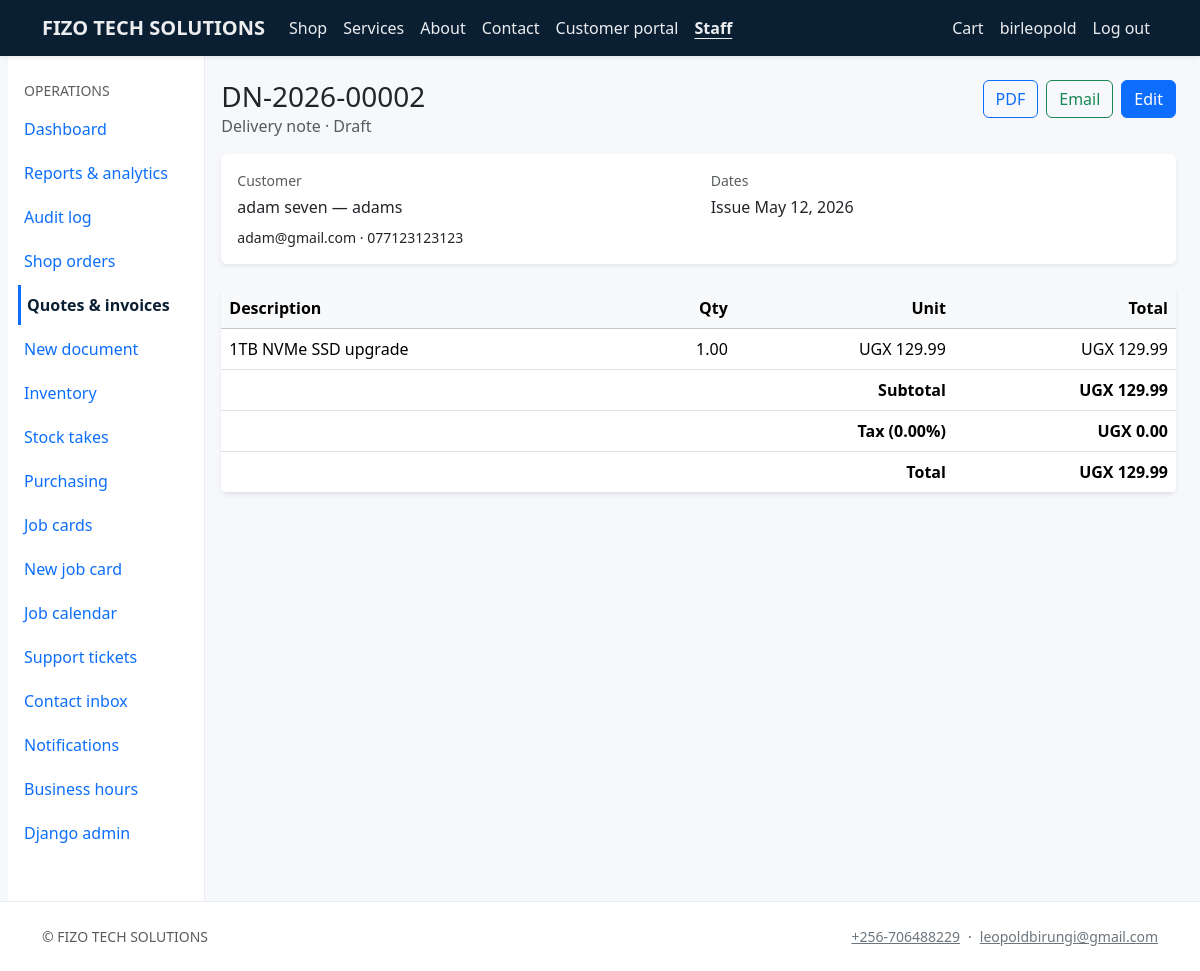
/staff/documents/9/view/ (signed in), run on the app's committed database.
### core/models.py (models this page shows, shortened)
class CompanySettings(models.Model):
    company_name = models.CharField(max_length=200, default="ALLTECH")
    legal_name = models.CharField(max_length=200, blank=True)
    tagline = models.CharField(max_length=300, blank=True)
    email = models.EmailField(blank=True)
    phone = models.CharField(max_length=64, blank=True)
    website = models.URLField(blank=True)
    address_line = models.CharField(max_length=255, blank=True)
    city = models.CharField(max_length=120, blank=True)
    region = models.CharField(max_length=120, blank=True)
    postal_code = models.CharField(max_length=32, blank=True)
    country = models.CharField(max_length=120, blank=True)
    tax_id = models.CharField(max_length=64, blank=True, verbose_name="Tax / VAT ID")
    bank_details = models.TextField(blank=True, help_text="Shown on invoices / proformas.")
    default_tax_rate = models.DecimalField(
        max_digits=5, decimal_places=2, default=0, help_text="Percentage, e.g. 15.00"
    )
    currency_code = models.CharField(max_length=8, default="UGX")
    logo = models.ImageField(upload_to="company/", blank=True, null=True)
    sla_low_hours = models.PositiveIntegerField(
        default=168, help_text="SLA target (hours) for Low priority work — default 1 week."
    )
    sla_normal_hours = models.PositiveIntegerField(
        default=72, help_text="SLA target (hours) for Normal priority — default 3 days."
    )
    sla_high_hours = models.PositiveIntegerField(
        default=24, help_text="SLA target (hours) for High priority — default 24h."
    )
    sla_urgent_hours = models.PositiveIntegerField(
        default=8, help_text="SLA target (hours) for Urgent priority — default 8h."
    )
    class Meta:
        verbose_name = "Company settings"
        verbose_name_plural = "Company settings"
    @classmethod
    def load(cls) -> "CompanySettings":
        obj, _ = cls.objects.get_or_create(pk=1)
        return obj

### billing/models.py (models this page shows, shortened)
class CommercialDocument(models.Model):
    TYPE_QUOTE = "quote"
    TYPE_PROFORMA = "proforma"
    TYPE_INVOICE = "invoice"
    TYPE_RECEIPT = "receipt"
    TYPE_DELIVERY_NOTE = "delivery_note"
    TYPE_DEMAND_NOTE = "demand_note"
    TYPE_CHOICES = [
        (TYPE_QUOTE, "Quotation"),
        (TYPE_PROFORMA, "Proforma invoice"),
        (TYPE_INVOICE, "Tax invoice"),
        (TYPE_RECEIPT, "Receipt"),
        (TYPE_DELIVERY_NOTE, "Delivery note"),
        (TYPE_DEMAND_NOTE, "Demand note"),
    ]
    STATUS_DRAFT = "draft"
    STATUS_ISSUED = "issued"
    STATUS_PARTIALLY_PAID = "partial"
    STATUS_PAID = "paid"
    STATUS_CANCELLED = "cancelled"
    STATUS_CHOICES = [
        (STATUS_DRAFT, "Draft"),
        (STATUS_ISSUED, "Issued"),
        (STATUS_PARTIALLY_PAID, "Partially paid"),
        (STATUS_PAID, "Paid"),
        (STATUS_CANCELLED, "Cancelled"),
    ]
    PREFIX = {
        TYPE_QUOTE: "QUO",
        TYPE_PROFORMA: "PRO",
        TYPE_INVOICE: "INV",
        TYPE_RECEIPT: "REC",
        TYPE_DELIVERY_NOTE: "DN",
        TYPE_DEMAND_NOTE: "DEM",
    }
    doc_type = models.CharField(max_length=16, choices=TYPE_CHOICES)
    number = models.CharField(max_length=32, unique=True, db_index=True)
    customer = models.ForeignKey(
        Customer, on_delete=models.PROTECT, related_name="documents"
    )
    status = models.CharField(
        max_length=16, choices=STATUS_CHOICES, default=STATUS_DRAFT
    )
    title = models.CharField(max_length=200, blank=True)
    issue_date = models.DateField(default=timezone.localdate)
    due_date = models.DateField(null=True, blank=True)
    notes = models.TextField(blank=True)
    terms = models.TextField(blank=True)
    subtotal = models.DecimalField(max_digits=14, decimal_places=2, default=Decimal("0"))
    tax_rate = models.DecimalField(max_digits=5, decimal_places=2, default=Decimal("0"))
    tax_amount = models.DecimalField(max_digits=14, decimal_places=2, default=Decimal("0"))
    total = models.DecimalField(max_digits=14, decimal_places=2, default=Decimal("0"))
    amount_paid = models.DecimalField(max_digits=14, decimal_places=2, default=Decimal("0"))
    order = models.ForeignKey(
        Order,
        on_delete=models.SET_NULL,
        null=True,
        blank=True,
        related_name="documents",
    )
    source_document = models.ForeignKey(
        "self",
        on_delete=models.SET_NULL,
        null=True,
        blank=True,
        related_name="derived_documents",
    )
    created_by = models.ForeignKey(
        settings.AUTH_USER_MODEL,
        on_delete=models.SET_NULL,
        null=True,
        blank=True,
        related_name="documents_authored",
    )
    created_at = models.DateTimeField(auto_now_add=True)
    updated_at = models.DateTimeField(auto_now=True)
    quote_requires_internal_approval = models.BooleanField(
        default=False,
        help_text="If set, staff must approve this quotation before converting to proforma or invoice.",
    )
    quote_internally_approved = models.BooleanField(default=False)
    quote_approved_by = models.ForeignKey(
        settings.AUTH_USER_MODEL,
        on_delete=models.SET_NULL,
        null=True,
        blank=True,
        related_name="quotes_internally_approved",
    )
    quote_approved_at = models.DateTimeField(null=True, blank=True)
    quote_requires_customer_acceptance = models.BooleanField(
        default=False,
        help_text="Customer must accept via the secure link before converting this quote.",
    )
    quote_customer_token = models.UUIDField(
        null=True,
        blank=True,
        unique=True,
        editable=False,
        db_index=True,
    )
    quote_customer_accepted = models.BooleanField(
        null=True,
        blank=True,
        help_text="Null = awaiting response, True = accepted, False = declined.",
    )
    quote_customer_responded_at = models.DateTimeField(null=True, blank=True)
    quote_customer_signature_name = models.CharField(max_length=200, blank=True)
    quote_customer_decline_reason = models.CharField(max_length=500, blank=True)
    last_payment_reminder_sent = models.DateTimeField(
        null=True,
        blank=True,
        help_text="Last time an automated due-date reminder email was sent for this document.",
    )
    class Meta:
        ordering = ["-issue_date", "-id"]
    @property
    def customer_quote_pending(self) -> bool:
        return (
            self.doc_type == self.TYPE_QUOTE
            and self.quote_requires_customer_acceptance
            and self.quote_customer_accepted is None
        )

class CommercialLine(models.Model):
    document = models.ForeignKey(
        CommercialDocument, on_delete=models.CASCADE, related_name="lines"
    )
    product = models.ForeignKey(
        "catalog.Product",
        on_delete=models.SET_NULL,
        null=True,
        blank=True,
        related_name="commercial_lines",
    )
    product_variant = models.ForeignKey(
        "catalog.ProductVariant",
        on_delete=models.SET_NULL,
        null=True,
        blank=True,
        related_name="commercial_lines",
    )
    description = models.CharField(max_length=400)
    quantity = models.DecimalField(max_digits=12, decimal_places=2, default=Decimal("1"))
    unit_price = models.DecimalField(max_digits=12, decimal_places=2)
    class Meta:
        ordering = ["id"]
    @property
    def line_total(self) -> Decimal:
        return (self.quantity * self.unit_price).quantize(Decimal("0.01"))

### crm/models.py (models this page shows, shortened)
class Customer(models.Model):
    name = models.CharField(max_length=200)
    company_name = models.CharField(max_length=200, blank=True)
    email = models.EmailField()
    phone = models.CharField(max_length=64, blank=True)
    tax_reference = models.CharField(max_length=120, blank=True)
    notes = models.TextField(blank=True)
    user = models.OneToOneField(
        settings.AUTH_USER_MODEL,
        on_delete=models.SET_NULL,
        null=True,
        blank=True,
        related_name="customer_profile",
    )
    created_at = models.DateTimeField(auto_now_add=True)
    updated_at = models.DateTimeField(auto_now=True)
    class Meta:
        ordering = ["name"]

### billing/views.py (the view)
class CommercialDocumentDetailView(StaffRequiredMixin, DetailView):
    model = CommercialDocument
    template_name = "billing/document_detail.html"
    context_object_name = "document"
    def get_queryset(self):
        return CommercialDocument.objects.select_related("customer").prefetch_related(
            "lines__product",
            "lines__product_variant",
            "payments__recorded_by",
        )
    def get_context_data(self, **kwargs):
        ctx = super().get_context_data(**kwargs)
        doc = self.object
        show_pay = doc.doc_type in (
            CommercialDocument.TYPE_INVOICE,
            CommercialDocument.TYPE_PROFORMA,
        ) and doc.status != CommercialDocument.STATUS_CANCELLED
        ctx["show_payment_form"] = show_pay and doc.balance_due > 0
        ctx["payment_form"] = PaymentRecordForm()
        ctx["payment_history"] = doc.payments.all()
        ctx["quote_approval_pending"] = (
            doc.doc_type == CommercialDocument.TYPE_QUOTE
            and doc.quote_requires_internal_approval
            and not doc.quote_internally_approved
        )
        ctx["quote_approval_complete"] = (
            doc.doc_type == CommercialDocument.TYPE_QUOTE
            and doc.quote_requires_internal_approval
            and doc.quote_internally_approved
        )
        if doc.doc_type == CommercialDocument.TYPE_QUOTE and doc.quote_customer_token:
            ctx["quote_customer_url"] = request.build_absolute_uri(
                reverse("quote_customer_portal", kwargs={"token": doc.quote_customer_token})
            )
        ctx["quote_customer_pending"] = doc.customer_quote_pending
        ctx["quote_customer_accepted"] = doc.quote_customer_accepted is True
        ctx["quote_customer_declined"] = doc.quote_customer_accepted is False
        return ctx

### templates/billing/document_detail.html (shortened to what this page needs)
{% extends "staff_base.html" %}
{% block staff_content %}
<div class="d-flex justify-content-between align-items-start flex-wrap gap-2 mb-3">
  <div>
    <h1 class="h3 mb-0">{{ document.number }}</h1>
    <p class="text-muted mb-0">{{ document.get_doc_type_display }} · {{ document.get_status_display }}</p>
  </div>
  <div class="d-flex flex-wrap gap-2">
    <a class="btn btn-outline-primary" href="{% url 'staff_document_pdf' document.pk %}" target="_blank" rel="noopener noreferrer" aria-label="Open document PDF in a new tab">PDF</a>
    <a class="btn btn-outline-success" href="{% url 'staff_email_document' document.pk %}">Email</a>
    <a class="btn btn-primary" href="{% url 'staff_document_edit' document.pk %}">Edit</a>
  </div>
</div>
<div class="card border-0 shadow-sm mb-4">
  <div class="card-body row">
    <div class="col-md-6">
      <p class="small text-muted mb-1">Customer</p>
      <p class="mb-2">{{ document.customer.name }}{% if document.customer.company_name %} — {{ document.customer.company_name }}{% endif %}</p>
      <p class="small mb-0">{{ document.customer.email }}{% if document.customer.phone %} · {{ document.customer.phone }}{% endif %}</p>
    </div>
    <div class="col-md-6">
      <p class="small text-muted mb-1">Dates</p>
      <p class="mb-1">Issue {{ document.issue_date }}{% if document.due_date %} · Due {{ document.due_date }}{% endif %}</p>
    </div>
  </div>
</div>
<div class="table-responsive card border-0 shadow-sm">
  <table class="table mb-0">
    <thead class="table-light"><tr><th>Description</th><th class="text-end">Qty</th><th class="text-end">Unit</th><th class="text-end">Total</th></tr></thead>
    <tbody>
      {% for line in document.lines.all %}
      <tr>
        <td>{{ line.description }}</td>
        <td class="text-end">{{ line.quantity }}</td>
        <td class="text-end">{{ company.currency_code }} {{ line.unit_price|floatformat:2 }}</td>
        <td class="text-end">{{ company.currency_code }} {{ line.line_total|floatformat:2 }}</td>
      </tr>
      {% endfor %}
    </tbody>
    <tfoot>
      <tr><th colspan="3" class="text-end">Subtotal</th><th class="text-end">{{ company.currency_code }} {{ document.subtotal|floatformat:2 }}</th></tr>
      <tr><th colspan="3" class="text-end">Tax ({{ document.tax_rate }}%)</th><th class="text-end">{{ company.currency_code }} {{ document.tax_amount|floatformat:2 }}</th></tr>
      <tr><th colspan="3" class="text-end">Total</th><th class="text-end">{{ company.currency_code }} {{ document.total|floatformat:2 }}</th></tr>
    </tfoot>
  </table>
</div>
{% endblock %}

### templates/base.html (shortened to what this page needs)
{% load static %}
<!DOCTYPE html>
<html lang="en">
<head>
  <link href="https://cdn.jsdelivr.net/npm/bootstrap@5.3.3/dist/css/bootstrap.min.css" rel="stylesheet">
  <link href="https://cdn.jsdelivr.net/npm/bootstrap-icons@1.11.3/font/bootstrap-icons.min.css" rel="stylesheet">
  <link href="{% static 'css/site.css' %}" rel="stylesheet">
</head>
<body class="d-flex flex-column min-vh-100 site-body">
  <header>
  {% with u=resolve_url_name %}
  <nav class="navbar navbar-expand-lg navbar-dark site-navbar shadow-sm sticky-top" aria-label="Main navigation">
    <div class="container">
      <a class="navbar-brand fw-semibold" href="{% url 'home' %}">{{ company.company_name }}</a>
      <div class="collapse navbar-collapse" id="navMain">
        <ul class="navbar-nav me-auto mb-2 mb-lg-0">
          <li class="nav-item"><a class="nav-link" href="{% url 'product_list' %}" >Shop</a></li>
          <li class="nav-item"><a class="nav-link" href="{% url 'product_list' %}?kind=service" >Services</a></li>
          <li class="nav-item"><a class="nav-link" href="{% url 'about' %}" {% if u == 'about' %}aria-current="page"{% endif %}>About</a></li>
          <li class="nav-item"><a class="nav-link" href="{% url 'contact' %}" {% if u == 'contact' %}aria-current="page"{% endif %}>Contact</a></li>
          <li class="nav-item"><a class="nav-link" href="{% if user.is_authenticated %}{% url 'portal_home' %}{% else %}{% url 'portal_login' %}{% endif %}" {% if 'portal_' in u %}aria-current="page"{% endif %}>Customer portal</a></li>
          {% if user.is_staff %}
          <li class="nav-item"><a class="nav-link" href="{% url 'staff_dashboard' %}" {% if 'staff_' in u %}aria-current="page"{% endif %}>Staff</a></li>
          {% endif %}
        </ul>
        <ul class="navbar-nav ms-auto">
          <li class="nav-item">
            <a class="nav-link" href="{% url 'cart' %}" {% if u == 'cart' or u == 'checkout' %}aria-current="page"{% endif %} {% if cart_item_count %}aria-label="Shopping cart, {{ cart_item_count }} items"{% else %}aria-label="Shopping cart"{% endif %}>Cart
            </a>
          </li>
          {% if user.is_authenticated %}
          <li class="nav-item"><span class="nav-link disabled small" aria-hidden="true">{{ user.get_username }}</span><span class="visually-hidden">Signed in as {{ user.get_username }}</span></li>
          <li class="nav-item">
            <form method="post" action="{% url 'logout' %}" class="d-inline">
              <button type="submit" class="nav-link bg-transparent border-0 text-start w-100 py-2" aria-label="Log out {{ user.get_username }}">Log out</button>
            </form>
          </li>
          {% else %}
          <li class="nav-item"><a class="nav-link" href="{% url 'login' %}" {% if u == 'login' %}aria-current="page"{% endif %}>Staff login</a></li>
          {% endif %}
        </ul>
      </div>
    </div>
  </nav>
  {% endwith %}
  </header>
  <main id="main-content" class="flex-grow-1 site-main">
    {% block content %}{% endblock %}
  </main>
  <footer class="footer-site py-4 mt-auto d-none d-lg-block">
    <div class="container small text-muted d-flex flex-wrap justify-content-between gap-2 align-items-center">
      <span>&copy; {{ company.company_name }}</span>
      <span class="d-flex flex-wrap gap-2 align-items-center">
        {% if company.phone %}<a class="link-secondary text-decoration-underline" href="tel:{{ company.phone|cut:' ' }}">{{ company.phone }}</a>{% endif %}
        {% if company.phone and company.email %}<span aria-hidden="true">·</span>{% endif %}
        {% if company.email %}<a class="link-secondary text-decoration-underline" href="mailto:{{ company.email }}">{{ company.email }}</a>{% endif %}
      </span>
    </div>
  </footer>
</body>
</html>

### data on the page
CompanySettings: company_name "FIZO TECH SOLUTIONS", currency_code "UGX", phone "+256-706488229", email "leopoldbirungi@gmail.com"
CommercialDocument: number "DN-2026-00002", doc_type "Delivery note", status "Draft", customer.name "adam seven", customer.company_name "adams", customer.email "adam@gmail.com", customer.phone "077123123123", issue_date "May 12, 2026", subtotal "129.99", tax_rate "0.00", tax_amount "0.00", total "129.99"
CommercialLine: description "1TB NVMe SSD upgrade", quantity "1.00", unit_price "129.99", line_total "129.99"

### other printed values
{{ user.get_username }} "birleopold"
